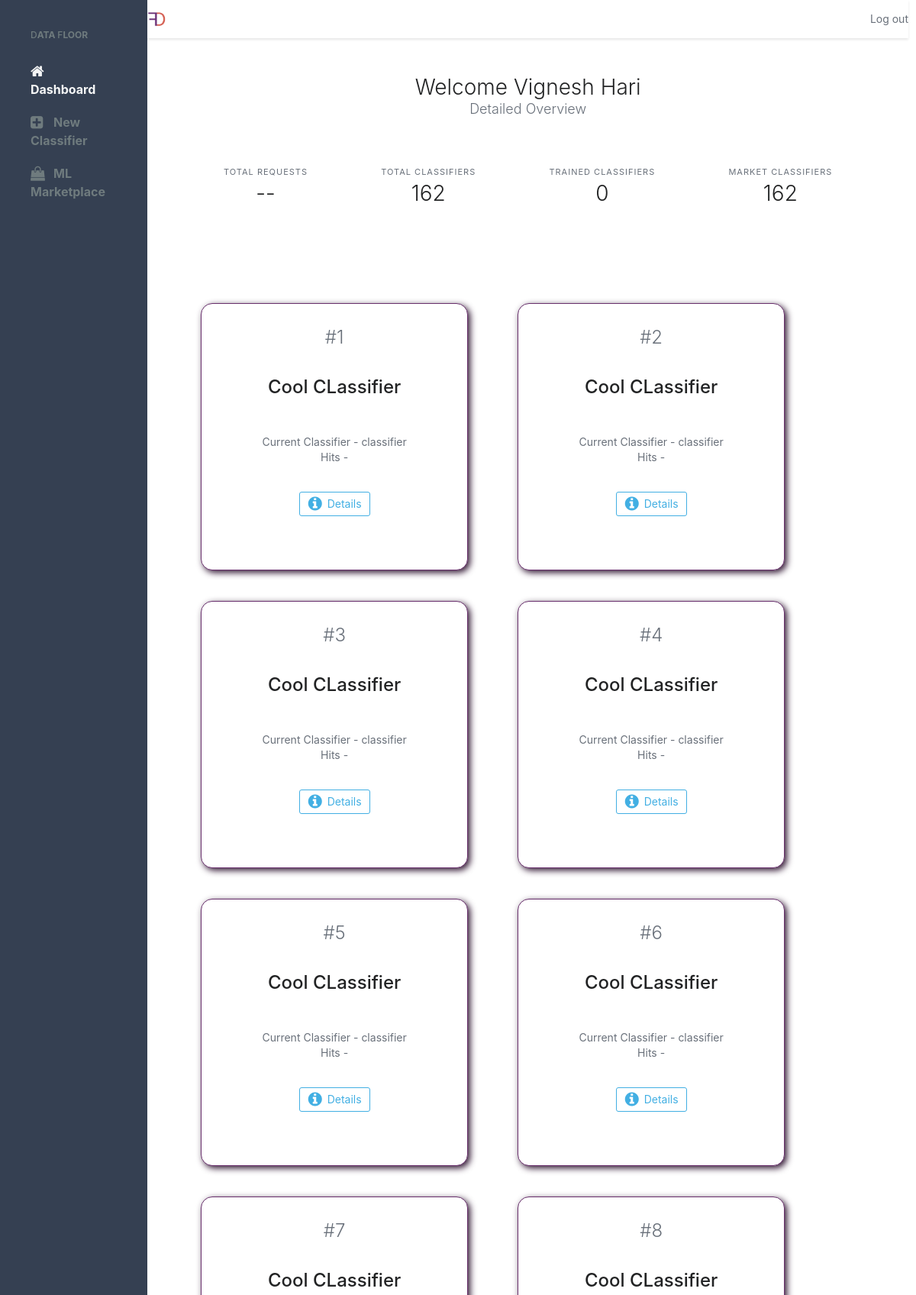
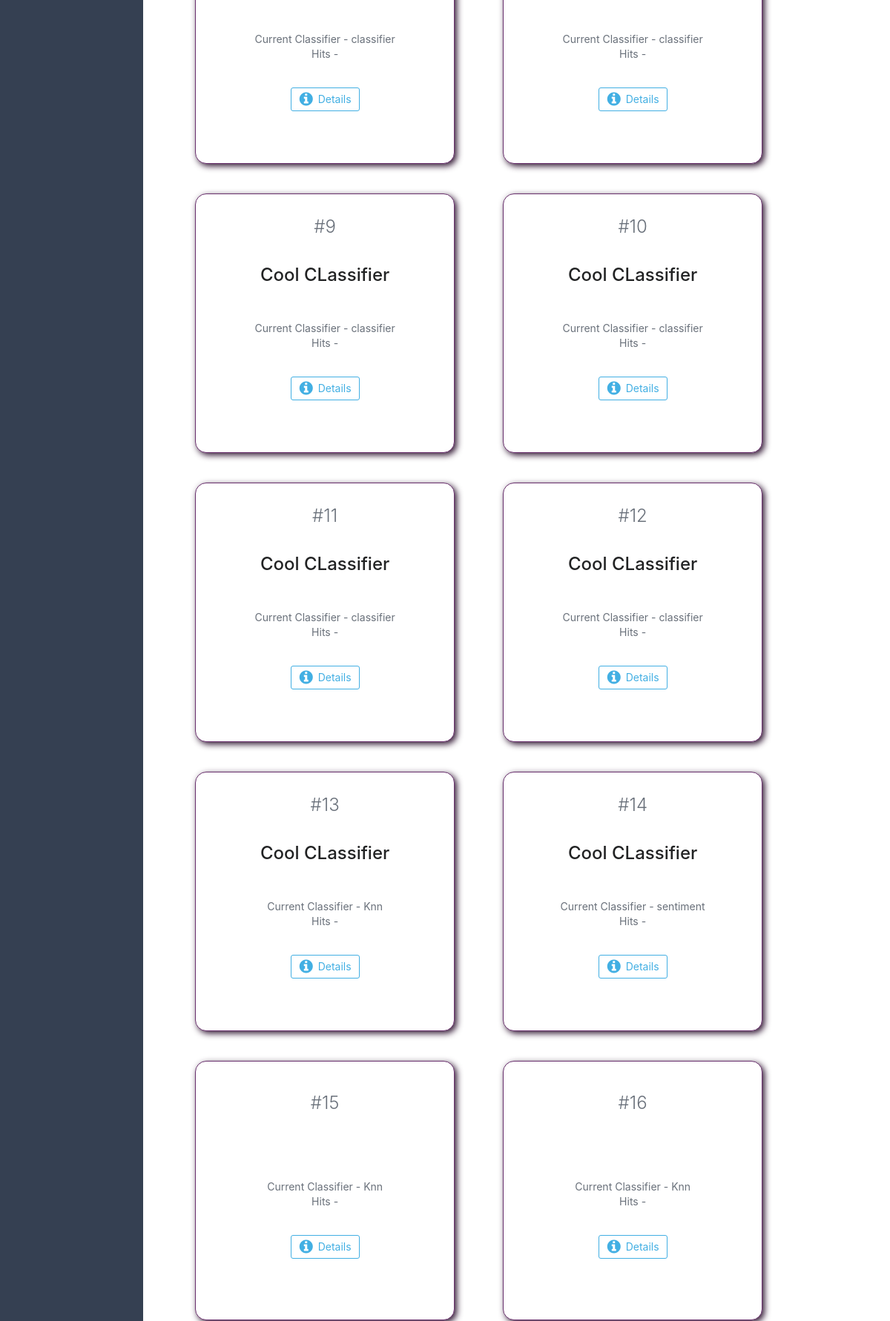
The page /dashboard (signed in, upper part) on the database its author committed (2 pictures, top to bottom).
### account/models.py (models this page shows)
class User(models.Model):
	user_id = models.AutoField(primary_key=True)
	name = models.CharField(max_length = 500)
	password = models.CharField(max_length = 100)
	email = models.CharField(max_length = 100)
	phone_no = models.IntegerField()
	vericode = models.CharField(max_length = 100)
	verified = models.IntegerField()

### userclassifier/models.py (models this page shows)
class ClassifierData(models.Model):
	classifierid = models.AutoField(primary_key=True)
	name = models.CharField(max_length=500)
	classifierp = models.CharField(max_length=100)
	type = models.CharField(max_length=10)
	classifier = models.CharField(max_length = 100)
	user = models.IntegerField()
	inputset = models.CharField(max_length=25000)
	outputset = models.CharField(max_length=1500)

### account/views.py (the view)
# urls.py: url(r'dashboard', views.dash),
def dash(request):
	id = request.session.get('userid',"")
	if(id == ""):
		return HttpResponseRedirect("/home")
	userdata = User.objects.all().filter(user_id=id)
	name=""
	for i in userdata:
		name = i.name
	cdata = ClassifierData.objects.all().filter(user = id)
	tclass = 0
	uclass = 0
	pclass = 0
	data = []
	k=0
	for i in cdata:
		k = k+1
		data.append({"no":k,"name" : i.name , "classifier" : i.classifier , "url" : "/details?id=" + str(i.classifierid)  })
		tclass = tclass +1
		if(type == "user") : uclass = uclass+1
		else: pclass = pclass+1
	return render(request,"dashboard.html",{"data" : data , "name" : name , "req" : "--" , "classifer" : tclass , "tclassifier" : uclass , "mclassifer" : pclass})

### templates/dashboard.html (shortened to what this page needs)
<!DOCTYPE html>
<html>
<head>
        		{% load static %}
    <link rel="stylesheet" href="{%static 'css/font-awesome.min.css' %}">
    <link rel="stylesheet" type="text/css" href="{%static 'css/bulma.css' %}">
</head>
<body>
  <div class="columns" style="background-color: white" >
    <aside class="column is-2 aside hero is-fullheight is-hidden-mobile">
      <div>
        <div class="main">
            <div class="title"><strong>D</strong>ata <strong>F</strong>loor</div>
          <a href="/dashboard" class="item active"><span class="icon"><i class="fa fa-home"></i></span><span class="name">Dashboard</span></a>
          <a href="/upload" class="item"><span class="icon"><i class="fa fa-plus-square"></i></span><span class="name">New Classifier</span></a>
          <a href="/market" class="item"><span class="icon"><i class="fa fa-shopping-bag"></i></span><span class="name">ML Marketplace</span></a>
        </div>
      </div>
    </aside>
    <div class="column is-10 admin-panel">
      <nav class="nav has-shadow" id="top">
        <div class="container">
          <div class="nav-left">
            <a class="nav-item" href="#">
              <img src="{%static 'img/logo.png' %}" style="max-width: 25px ;width : 25px ; height: auto" alt="Datafloor logo">
            </a>
          </div>
            <div class="nav-right"><a href="/logout" class="nav-item" >Log out</a></div>
        </div>
      </nav>
      <section class="hero is-small">
        <div class="hero-body" style="margin-top: 10px ; margin-bottom: 10px">
          <div class="container" align="center">
            <h1 class="title">
              Welcome {{ name }}
            </h1>
            <h2 class="subtitle">
Detailed Overview            </h2>
          </div>
        </div>
        <div class="hero-foot" >
          <nav class="level" style="margin-left: 10% ;margin-right: 10%">
            <div class="has-text-centered" style="margin-top: 15px">
              <p class="heading">Total Requests </p>
              <p class="title">{{req}}</p>
            </div>
            <div class="has-text-centered " style="margin-top: 15px">
              <p class="heading" align="center" >Total Classifiers</p>
              <p class="title" align="center" >{{ classifer }}</p>
            </div>
            <div class=" has-text-centered" style="margin-top: 15px">
              <p class="heading">Trained Classifiers</p>
              <p class="title">{{ tclassifier }}</p>
            </div>
            <div class=" has-text-centered" style="margin-top: 15px">
              <p class="heading">Market Classifiers</p>
              <p class="title">{{ mclassifer }}</p>
            </div>
          </nav>
        </div>
      </section>
        <section >
{% if classifer == 0 %}
            <div class="notification is-info" style="margin: 30px">
 You Havent Created any Classifiers . Visit the ML Marketplace to get started right awat . or you can Create your own classifier :)
           <br>Happy Classifyin :)
                <br>&nbsp;&nbsp;&nbsp;- Team Datafloor
</div>
            {% else %}
            <div class="tab-body  active" align="center">
        <div id="carddata" align="center" style="padding-right:20px;margin-left: 6%; margin-top: 100px ; margin-bottom: 100px">
    {% for e in data %}
            <div class="card" style="margin-right:6% ">
                <div class="card-content">
                    <div class="media">
                        <div class="media-content">
                            <p class="subtitle is-4" align="center" >#{{ e.no }}</p>
                            <br>
                            <p class="title is-4" align="center"><strong>{{ e.name }}</strong></p>
                        </div>
                    </div>
                    <div class="content">
                       Current Classifier - {{ e.classifier }}<br>
                        Hits - {{ hits }}
                        <br>
                        <br>
                                                        <a href="{{ e.url }}" class="button is-info is-focused is-outlined" style="margin-top: 15px">
                            <span class="icon" >
                              <i class="fa fa-info-circle"></i>
                            </span>
                            <span>Details</span>
                          </a>
                    </div>
                </div>
            </div>
        {% endfor %}
    </div>
            </div>
            {% endif %}
                    </section>
    </div>
</div>
</body>
</html>

### templates/dashboard.html (style rules this page uses)
#carddata > * { align-self: center; align-content: center; align-items: center; text-align: center; float: left; position: relative; width: 350px; height:350px; margin: 10px; margin-top: 30px; border: 0.1px solid #69306D; -webkit-border-radius: 15px; -moz-border-radius: 15px; -ms-border-radius: 15px; -o-border-radius: 15px; border-radius: 15px; -webkit-box-shadow: #301632 2px 2px 2px; -moz-box-shadow: #301632 2px 2px 2px; box-shadow: #301632 3px 3px 8px; }
#carddata:after { content: " "; clear: both; display: table; }
body { font-family: -apple-system,BlinkMacSystemFont,"Segoe UI",Roboto,Helvetica,Arial,sans-serif,"Apple Color Emoji","Segoe UI Emoji","Segoe UI Symbol"; height: 100%; }
.aside { background-color: #354052; margin-right: -10px; }
.aside .main { padding: 40px; color: #6F7B7E; }
.aside .title { color: #6F7B7E; font-size: 12px; font-weight: bold; text-transform: uppercase; }
.aside .main .item { display: block; padding: 10px 0; color: #6F7B7E; }
.aside .main .item.active { color: #F6F7F7; }
.aside .main .icon { font-size: 19px; padding-right: 30px; }
.aside .main .name { font-size: 16px; font-weight: bold; }
.admin-panel { min-height: 100%; margin-bottom: -10px; padding-bottom: -3px; }
.content { display: block; background-color: #fff; padding: 40px 20px; }

### rows shown on the page
User: name "Vignesh Hari"
ClassifierData: name "Cool CLassifier", classifier "classifier"
ClassifierData: name "Cool CLassifier", classifier "classifier"
ClassifierData: name "Cool CLassifier", classifier "classifier"
ClassifierData: name "Cool CLassifier", classifier "classifier"
ClassifierData: name "Cool CLassifier", classifier "classifier"
ClassifierData: name "Cool CLassifier", classifier "classifier"
ClassifierData: name "Cool CLassifier", classifier "classifier"
ClassifierData: name "Cool CLassifier", classifier "classifier"
ClassifierData: name "Cool CLassifier", classifier "classifier"
ClassifierData: name "Cool CLassifier", classifier "classifier"
ClassifierData: name "Cool CLassifier", classifier "classifier"
ClassifierData: name "Cool CLassifier", classifier "classifier"
ClassifierData: name "Cool CLassifier", classifier "Knn"
ClassifierData: name "Cool CLassifier", classifier "sentiment"
ClassifierData: classifier "Knn"
ClassifierData: classifier "Knn"

### other values the page prints
{{ req }} "--"
{{ classifer }} "162"
{{ tclassifier }} "0"
{{ mclassifer }} "162"
{{ e.no }} "1" "2" "3" "4" "5" "6" "7" "8" "9" "10" "11" "12" "13" "14" "15" "16"
